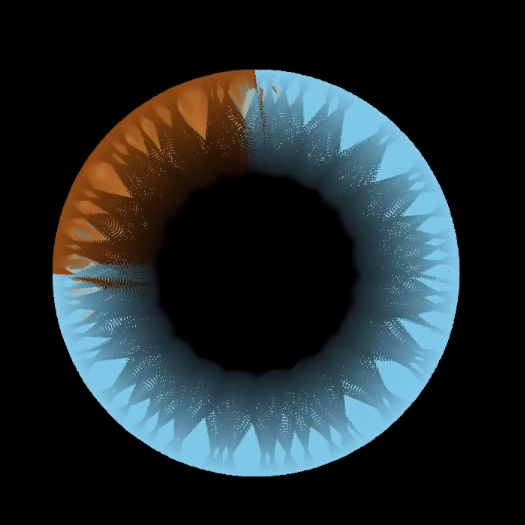
#> input picture 3blue1brown/3B1B.png, 525 x 525 px
$ python blue_brown_ratio.py
#> lines starting #> are read from the running program, lines starting #| are printed output that depends on the picture; after the words box and inside, x2 and y2 are one past the last pixel; in counts of white or black regions, pixels touching at a corner belong together
# imports
import cv2
from PIL import ImageFont, ImageDraw, Image
import numpy as np

# load image
image = cv2.imread("3B1B.png", cv2.IMREAD_COLOR)
#> image is the input picture: shape (525, 525, 3); mean B, G, R 43.1, 40.3, 31.7

# initialize blue and brown to zero
amount_blue = 0
amount_brown = 0

# define image boundaries to iterate through
rows = image.shape[0]
#> rows = 525
columns = image.shape[1]
#> columns = 525

# start looking at the image pixel by pixel
for row_index in range(rows):
    for column_index in range(columns):

        # store bgr ratios of pixel
        blue, green, red = image[row_index, column_index]

        # increase count for blue
        if blue >= red != 0 and blue != 0:
            amount_blue += 1
            # to check if blue count matches to image (visual checks)
            image[row_index, column_index] = [244, 164, 96]

            # [7 lines of commented-out code are left out]
        elif blue == 0 and green == 0 and red == 0:
            pass

        # increase count for brown
        else:
            amount_brown += 1
            # to check if blue count matches to image (visual checks)
            image[row_index, column_index] = [0, 191, 255]
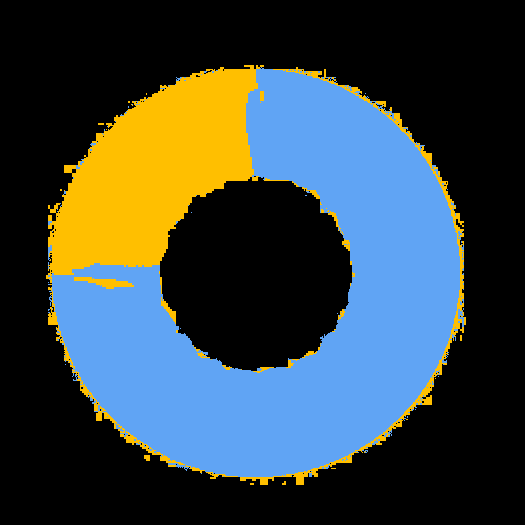
#> image: shape (525, 525, 3); mean B, G, R 69, 67.7, 55.6
#> after the loop, amount_blue = 77961; amount_brown = 30783
            # image[row_index, column_index] = [0, 0, 0]

# calculating the ratios
blue_part = round(amount_blue/amount_brown, 5)
#> blue_part = 2.53
brown_part = int(amount_brown/amount_brown)
#> brown_part = 1
# display results
print("Number of blue pixels = ", amount_blue)
#| Number of blue pixels =  77961
print("Number of brown pixels = ", amount_brown)
#| Number of brown pixels =  30783
print("Ratio of blue to brown = ", blue_part, " : ", brown_part)
#| Ratio of blue to brown =  2.5326  :  1

output_log = "Blue:Brown = " + str(blue_part) + " : " + str(brown_part)
#> output_log = 'Blue:Brown = 2.5326 : 1'

cv2.putText(image, output_log, (0, 25), cv2.FONT_HERSHEY_SIMPLEX, 1, (255, 255, 255), 1, cv2.LINE_AA)
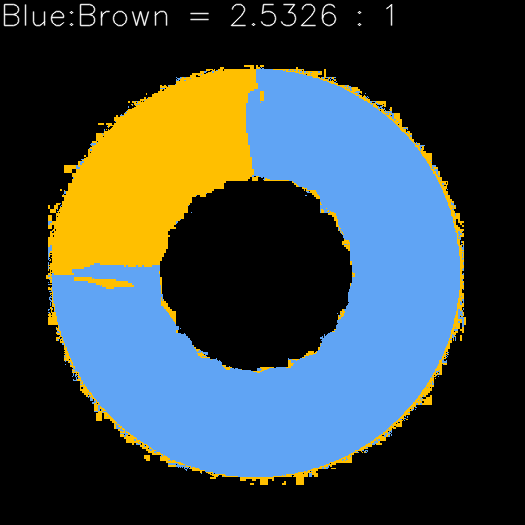
#> image: shape (525, 525, 3); 0.81% of pixels changed, all inside (x1, y1, x2, y2) = (3, 3, 393, 27)

# display images
cv2.namedWindow("3B1B")
cv2.imshow("3B1B", image)

# save images
cv2.imwrite("3B1B_blue>=red.png", image)

# delay for image to remain open until break
cv2.waitKey(0)
cv2.destroyAllWindows()
